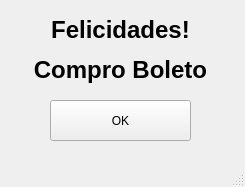
<?xml version="1.0" encoding="UTF-8"?>
<ui version="4.0">
 <class>Boleto</class>
 <widget class="QMainWindow" name="Boleto">
  <property name="geometry">
   <rect>
    <x>0</x>
    <y>0</y>
    <width>245</width>
    <height>187</height>
   </rect>
  </property>
  <property name="windowTitle">
   <string>MainWindow</string>
  </property>
  <widget class="QWidget" name="centralwidget">
   <widget class="QLabel" name="label">
    <property name="geometry">
     <rect>
      <x>30</x>
      <y>10</y>
      <width>181</width>
      <height>81</height>
     </rect>
    </property>
    <property name="font">
     <font>
      <pointsize>18</pointsize>
      <weight>75</weight>
      <bold>true</bold>
     </font>
    </property>
    <property name="text">
     <string>&lt;html&gt;&lt;head/&gt;&lt;body&gt;&lt;p align=&quot;center&quot;&gt;Felicidades!&lt;/p&gt;&lt;p align=&quot;center&quot;&gt;Compro Boleto&lt;/p&gt;&lt;/body&gt;&lt;/html&gt;</string>
    </property>
   </widget>
   <widget class="QPushButton" name="pushButton">
    <property name="geometry">
     <rect>
      <x>50</x>
      <y>100</y>
      <width>141</width>
      <height>41</height>
     </rect>
    </property>
    <property name="text">
     <string>OK</string>
    </property>
   </widget>
  </widget>
  <widget class="QMenuBar" name="menubar">
   <property name="geometry">
    <rect>
     <x>0</x>
     <y>0</y>
     <width>245</width>
     <height>21</height>
    </rect>
   </property>
  </widget>
  <widget class="QStatusBar" name="statusbar"/>
 </widget>
 <resources/>
 <connections/>
</ui>
